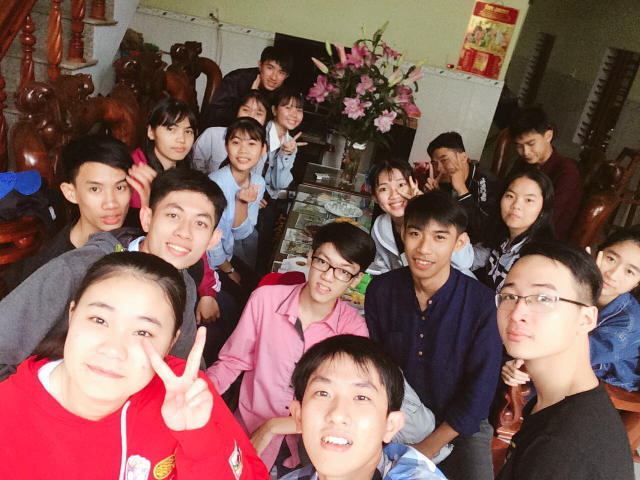
#> input picture Test.jpg, 1280 x 960 px (shown at 1/2 size)
$ python Smile_Cascade.py
#> lines starting #> are read from the running program, lines starting #| are printed output that depends on the picture; after the words box and inside, x2 and y2 are one past the last pixel; in counts of white or black regions, pixels touching at a corner belong together
import cv2

image = cv2.imread("Test.jpg")
#> image is the input picture: shape (960, 1280, 3); mean B, G, R 88.4, 94.3, 129.2
cv2.resize(image,(800,800))
smile_cascade = cv2.CascadeClassifier('haarcascade_smile.xml')
smiles = smile_cascade.detectMultiScale(image, scaleFactor=2, minNeighbors=10)
#> smiles = 21 rows, first 6: [340, 291, 36, 18], [468, 312, 36, 18], [776, 401, 36, 18], [203, 438, 36, 18], [270, 9, 72, 36], [319, 15, 72, 36]

for (sx, sy, sw, sh) in smiles:
    cv2.rectangle(image, (sx, sy), ((sx + sw), (sy + sh)), (0, 255, 0), 5)
#> this loop made 21 passes
#> (sx, sy, sw, sh) on passes 1 to 12: (340, 291, 36, 18), (468, 312, 36, 18), (776, 401, 36, 18), (203, 438, 36, 18), (270, 9, 72, 36), (319, 15, 72, 36), (165, 31, 72, 36), (684, 276, 72, 36), (320, 295, 72, 36), (610, 336, 72, 36), (11, 461, 72, 36), (323, 480, 72, 36)
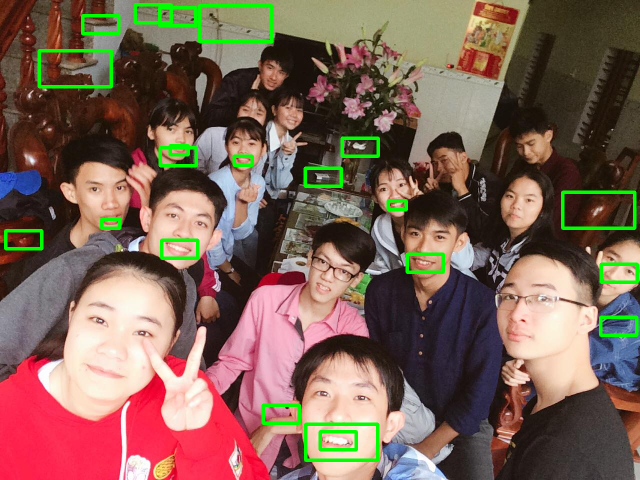
#> image: shape (960, 1280, 3) (shown at 1/2 size); 2.77% of pixels changed, all inside (x1, y1, x2, y2) = (8, 6, 1278, 924)

cv2.imshow("Smile Detected", image)

cv2.waitKey(0)
cv2.destroyAllWindows()

$ run again, with people.jpg copied over Test.jpg
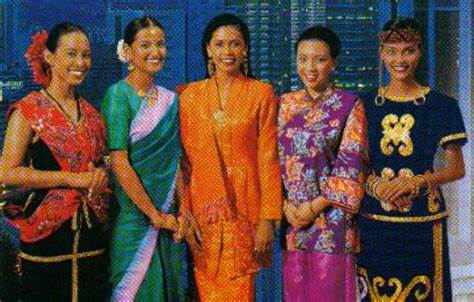
#> input picture people.jpg, 474 x 302 px
#> image is the input picture: shape (302, 474, 3); mean B, G, R 65.3, 72.3, 95.9
#> smiles = [[38, 19, 72, 36], [361, 28, 72, 36], [277, 30, 72, 36], [310, 159, 72, 36], [360, 201, 72, 36], [9, 241, 72, 36]]
#> the loop `for (sx, sy, sw, sh) in smiles:` made 6 passes
#> (sx, sy) on passes 1 to 6: (38, 19), (361, 28), (277, 30), (310, 159), (360, 201), (9, 241)
#> after the loop `for (sx, sy, sw, sh) in smiles:`:
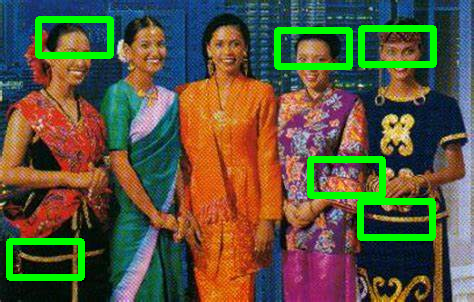
#> image: shape (302, 474, 3); 6.24% of pixels changed, all inside (x1, y1, x2, y2) = (6, 16, 437, 281)
